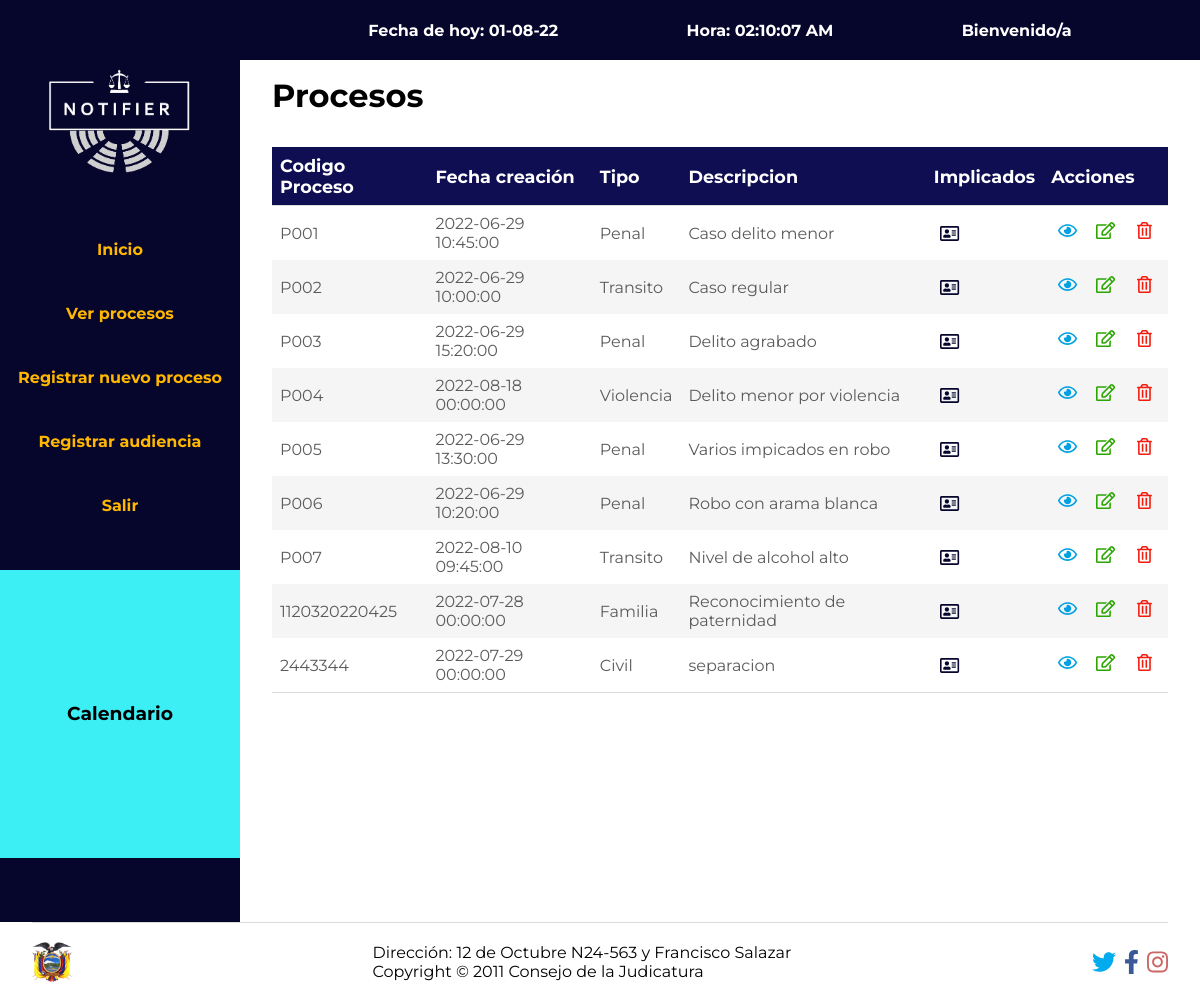
The page /secretaria/index.php?c=funciones&a=ListarProcess on the database its author committed.
### tables this page shows
CREATE TABLE `proceso` (
  `idproceso` int(11) NOT NULL,
  `codigo` varchar(45) DEFAULT NULL,
  `fech_creacion` datetime DEFAULT NULL,
  `tipo` int(11) NOT NULL,
  `descripcion` varchar(1000) DEFAULT NULL,
  `estado` int(11) DEFAULT NULL
);

### secretaria/controlador/funciones.php (called while the page is built, shortened)
<?php
require_once "modelo/procesoModel.php";
class funcionesController
{
    public function __CONSTRUCT()
    {
        $this->model = new procesoModel();
    }
    public function ListarProcess()
    {
        $procesoModel = new procesoModel();
        $tiposProceso = $procesoModel->ListarTipoProcesos();
        require_once 'vistas/lista_proceso.php';
    }
}

### secretaria/modelo/procesoModel.php (called while the page is built, shortened)
<?php
require_once "../db/mysql.php";
class procesoModel
{
  public function ListarProceso()
  {
    $miconexion = new clase_mysqli;
    $miconexion->conectar(DBHOST, DBUSER, DBPASS, DBNAME);
    $resSQL = $miconexion->consulta("select * from proceso");
    $resSQL = $miconexion->verconsulta();
    return $resSQL;
  }
  public function ListarTipoProcesos()
  {
    $miconexion = new clase_mysqli;
    $miconexion->conectar(DBHOST, DBUSER, DBPASS, DBNAME);
    $resSQL = $miconexion->consulta("select * from tipo_proceso");
    $rows = $miconexion->verconsulta();
    $tiposProcesos = [];
    foreach ($rows as $row) {
      $tiposProcesos[$row[0]] = $row[1];
    }
    return $tiposProcesos;
  }
}

### db/mysql.php (called while the page is built, shortened)
<?php
class clase_mysqli{
	var $BaseDatos;
	var $Servidor;
	var $Usuario;
	var $Clave;
	var $Conexion_ID=0;
	var $Consulta_ID=0;
	function clase_mysqli($host="", $user="", $pass="", $db=""){
		$this->BaseDatos=$db;
		$this->Servidor=$host;
		$this->Usuario=$user;
		$this->Clave=$pass;
	}
	function conectar($host, $user, $pass, $db){
		if($db != "")$this->BaseDatos=$db;
		if($host != "")$this->Servidor=$host;
		if($user != "")$this->Usuario=$user;
		$this->Conexion_ID=new mysqli($this->Servidor, $this->Usuario, $this->Clave, $this->BaseDatos);
		return$this->Conexion_ID;
	}
	function consulta($sql=""){
		$this->Consulta_ID=mysqli_query($this->Conexion_ID,$sql);
		return $this->Consulta_ID;
	}
	function numcampos(){
		return mysqli_num_fields($this->Consulta_ID);
	}
	function verconsulta(){
		$lista=array();
		while ($row=mysqli_fetch_array($this->Consulta_ID)) {
			$aux=array();
			for ($i=0; $i < $this->numcampos(); $i++) {
				$aux[]=$row[$i];
				}
				array_push($lista, $aux);
		}
		return $lista;
	}
}
?>

### secretaria/vistas/lista_proceso.php (the view, shortened to what this page needs)
<?php
include_once 'templates/cabeceras.inc.php';
include_once 'templates/barraNavegacion.inc.php';
include_once 'templates/menuLateral.inc.php';
?>
<main class="contenedor-principal">
    <h1>Procesos </h1>
    <div class="formulario">
        <div class="tabla-contenedor">
            <table>
                <thead>
                    <tr>
                        <th style="width:1fr;">Codigo Proceso</th>
                        <th style="width:1.5fr;">Fecha creación</th>
                        <th style="width:1fr;">Tipo</th>
                        <th style="width:3fr;">Descripcion</th>
                        <th style="width:1fr;">Implicados</th>
                        <th style="width:3fr;">Acciones</th>
                    </tr>
                </thead>
                <tbody>
                    <?php
                    foreach ($this->model->ListarProceso() as $r) { ?>
                        <tr>
                            <td><?php echo $r['1']; ?></td>
                            <td><?php echo $r['2']; ?></td>
                            <td><?php echo $tiposProceso[$r['3']] ?></td>
                            <td><?php echo $r['4']; ?></td>
                            <td class="table-column-btns">
                                <a class="btn btn-icon" href="?c=funciones&a=agregarPersona&id=<?php echo $r['0']; ?>">
                                    <i class="far fa-address-card"></i>
                                </a>
                            </td>
                            <td class="table-column-btns">
                                <a class="btn btn-icon btn-info" href="?c=funciones&a=verProceso&id=<?php echo $r['0']; ?>">
                                    <i class="far fa-eye"></i>
                                </a>
                                <a class="btn btn-icon btn-success" href="?c=funciones&a=actualizarProceso&id=<?php echo $r['0']; ?>">
                                    <i class="far fa-edit"></i>
                                </a>
                                <a class="btn btn-icon btn-danger" onclick="javascript:return confirm('¿Seguro de eliminar este registro?');" href="?c=funciones&a=eliminarProceso&id=<?php echo $r['0']; ?>">
                                    <i class="far fa-trash-alt"></i>
                                </a>
                            </td>
                        </tr>
                    <?php } ?>
                </tbody>
            </table>
        </div>
    </div>
</main>
<?php
include_once 'templates/footer.inc.php';
include_once 'templates/cierre.inc.php';

### secretaria/css/dashboard-generales.css (style rules this page uses)
.btn { border-radius: 10px; background-color: #ffb700; padding: 0.5rem 1.5rem; font-size: 17px; line-height: 22px; color: #06052c; text-decoration: none; cursor: pointer; }
.btn.btn-icon { padding: 0.5rem; height: 2rem; width: 2rem; display: flex; align-items: center; justify-content: center; border-radius: 50%; background-color: transparent; transition: all 0.3s ease-in-out; }
.btn.btn-icon.btn-info > svg { color: var(--color-blue); }
.btn.btn-icon.btn-success > svg { color: var(--color-green); }
.btn.btn-icon.btn-danger > svg { color: var(--color-red); }
.tabla-contenedor { width: 100%; height: 100%; margin: 2rem 0; }
.tabla-contenedor > table { width: 100%; border-collapse: collapse; border-spacing: 0; }
.tabla-contenedor > table > thead { background-color: var(--color-blue-dark); border-bottom: 1px solid #dbdbdb; height: 2.5rem; font-size: 1.1rem; color: var(--text-color-white); }
.tabla-contenedor > table > thead > tr > th { padding: 0.5rem 0.5rem; text-align: left; }
.tabla-contenedor > table > tbody { background-color: #ffffff; border-bottom: 1px solid #dbdbdb; font-size: 1rem; color: var(--text-color-dark-gray); }
.tabla-contenedor > table > tbody > tr > td { padding: 0.5rem 0.5rem; text-align: left; }
.tabla-contenedor > table > tbody > tr:nth-child(even) { background-color: var(--color-gray-light); }
.tabla-contenedor > table > tbody > tr > td:last-child { display: flex; align-items: center; justify-content: center; column-gap: 0.4rem; }

### secretaria/css/dashboard-estructura.css (style rules this page uses)
.app { display: grid; width: 100vw; height: 100vh; grid-template-areas: "navi head" "navi main" "foot foot"; grid-template-columns: 15rem auto; grid-template-rows: 3.75rem auto 5rem; }

### secretaria/css/dashboard-main-content.css (style rules this page uses)
.contenedor-principal { display: flex; flex-direction: column; padding: 1rem 2rem; }
.contenedor-principal .formulario { display: flex; flex-direction: column; justify-content: center; align-items: center; width: 100%; height: 100%; }

### rows shown on the page
proceso: codigo "P001", fech_creacion "2022-06-29 10:45:00", tipo "Penal", descripcion "Caso delito menor"
proceso: codigo "P002", fech_creacion "2022-06-29 10:00:00", tipo "Transito", descripcion "Caso regular"
proceso: codigo "P003", fech_creacion "2022-06-29 15:20:00", tipo "Penal", descripcion "Delito agrabado"
proceso: codigo "P004", fech_creacion "2022-08-18 00:00:00", tipo "Violencia", descripcion "Delito menor por violencia"
proceso: codigo "P005", fech_creacion "2022-06-29 13:30:00", tipo "Penal", descripcion "Varios impicados en robo"
proceso: codigo "P006", fech_creacion "2022-06-29 10:20:00", tipo "Penal", descripcion "Robo con arama blanca"
proceso: codigo "P007", fech_creacion "2022-08-10 09:45:00", tipo "Transito", descripcion "Nivel de alcohol alto"
proceso: codigo "1120320220425", fech_creacion "2022-07-28 00:00:00", tipo "Familia", descripcion "Reconocimiento de paternidad"
proceso: codigo "2443344", fech_creacion "2022-07-29 00:00:00", tipo "Civil", descripcion "separacion"

### other values the page prints
$fecha "01-08-22"
$hora->format('h:i:s A') "02:10:07 AM"
